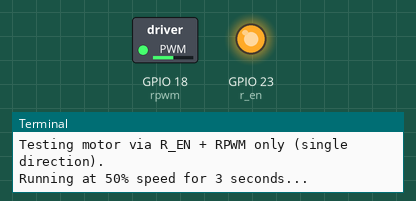
A program run on a simulated Raspberry Pi (BCM pin numbers). On the bench: switched loads named in the program (green lamp = pin HIGH), output pins drawn as LEDs (lit = HIGH), the last lines printed to the terminal. At 7.0 s the program stops and its outputs stay as they are.

Above: at 0.1 s.
At 4.1 s:
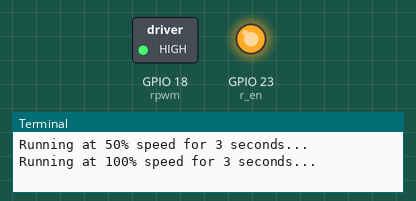
At 7.1 s:
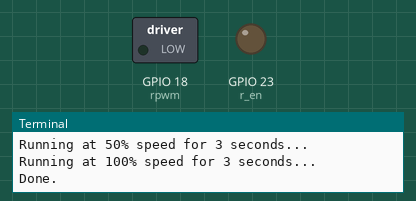
Timing chart, 0 to 8.5 s (numbered marks = the images above):
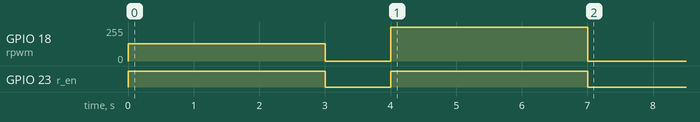

Measured:
- by itself, GPIO 18 (rpwm): 0/255 → 128/255 at 0.00 s, → 0/255 3.0 s later, → 255/255 1.0 s later, → 0/255 3.0 s later
- by itself, GPIO 23 (r_en): alternates HIGH for 3.0 s and LOW for 1.0 s

The program:

motor_driver.py
```python
"""
DC Motor test via BTS7960 (HW-039) motor driver — single direction only,
using only R_EN and RPWM (LPWM/L_EN left unused).

Wiring:
  Driver R_EN  -> Pi GPIO23 (enable pin, on/off)
  Driver RPWM  -> Pi GPIO18 (PWM speed control)
  Driver LPWM, L_EN -> leave unconnected (not used for single-direction test)
  Driver VCC   -> Pi 3.3V or 5V (logic supply — check your board's spec)
  Driver GND   -> common ground with Pi
  Driver B+/B- -> your 12V motor power supply
  Driver M+/M- -> motor terminals
"""

import time
from gpiozero import DigitalOutputDevice, PWMOutputDevice
from gpiozero.pins.lgpio import LGPIOFactory

R_EN_PIN = 23
RPWM_PIN = 18

factory = LGPIOFactory()

r_en = DigitalOutputDevice(R_EN_PIN, pin_factory=factory)
rpwm = PWMOutputDevice(RPWM_PIN, frequency=1000, pin_factory=factory)


def run_motor(speed, duration):
    """speed: 0.0 (off) to 1.0 (full speed)"""
    r_en.on()
    rpwm.value = speed
    time.sleep(duration)
    rpwm.value = 0
    r_en.off()


def main():
    print("Testing motor via R_EN + RPWM only (single direction).")
    try:
        print("Running at 50% speed for 3 seconds...")
        run_motor(0.5, 3)
        time.sleep(1)

        print("Running at 100% speed for 3 seconds...")
        run_motor(1.0, 3)

        print("Done.")
    except KeyboardInterrupt:
        print("\nStopped.")
    finally:
        rpwm.value = 0
        r_en.off()


if __name__ == "__main__":
    main()
```
